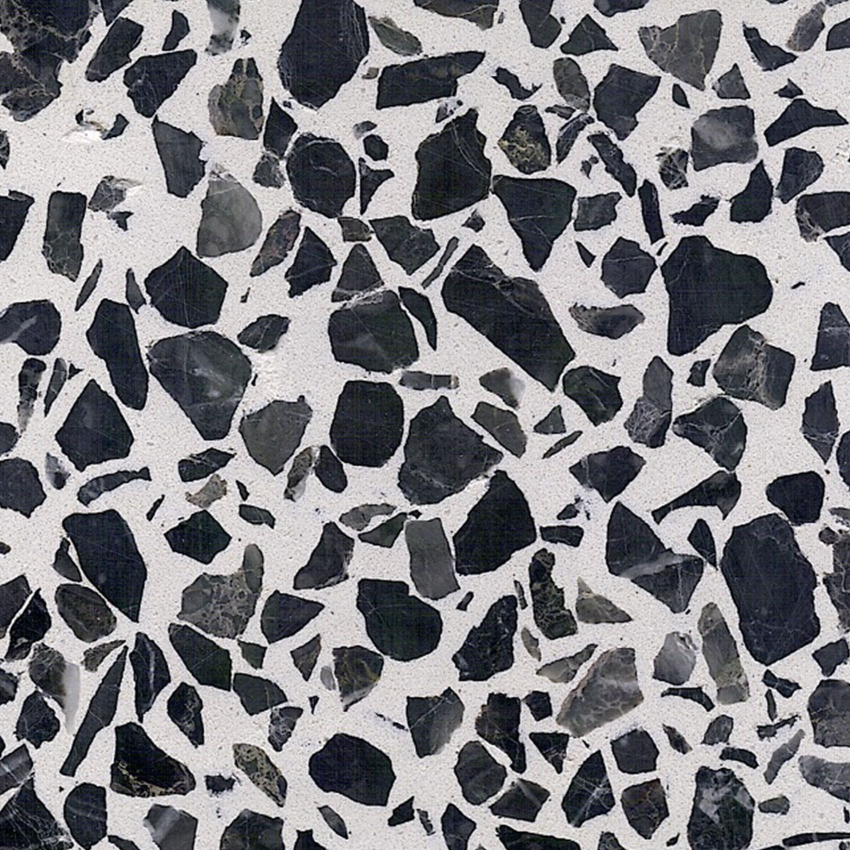
%> input picture MorfMat/stonePattern4.jpg, 1700 x 1700 px (shown at 1/2 size)
$ octave S2_BWAreaOpen.m   (GNU Octave 9; MATLAB toolbox functions it lacks are replaced by stand-ins)
%> lines starting %> are read from the running program, lines starting %| are printed output that depends on the picture; in (x1, y1, x2, y2) boxes, pixels count from 0 and x2, y2 are one past the last pixel; in counts of white or black regions, pixels touching at a corner belong together; the program's own positions count from 1
clc
close all
clear              % bwareaopen.m

imagen = imread('stonePattern4.jpg');
%> imagen is the input picture: size 1700x1700x3 uint8; mean R, G, B 125.6, 125.1, 129.4
imagen = rgb2gray(imagen);
%> imagen: size 1700x1700 uint8
         figure,colormap('gray'),imagesc(imagen);title('Imagen original e.g.');

imagen = imbinarize(imagen);    % ¿# de objetos conectados?
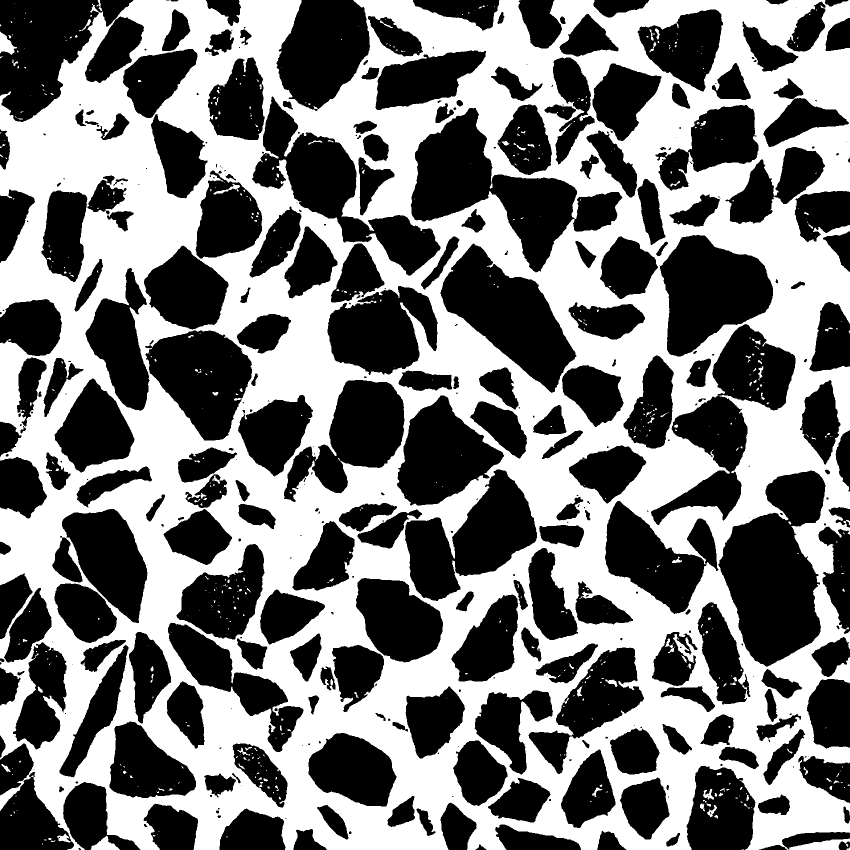
%> imagen: size 1700x1700 logical (shown at 1/2 size); 47.5% white; 640 white regions (521 under 20 px), largest, box (x1, y1, x2, y2) and area: (0, 0, 1700, 1700) 1360684, (0, 63, 34, 110) 837, (181, 1671, 240, 1700) 834
         unique(imagen);
         figure,colormap('gray'),imagesc(imagen);title('Imagen binaria');

%% Problema (1): ¿Cómo eliminar ruido en la imagen?

      imgRes = bwareaopen(imagen,500); % ¿# de objetos conectados?
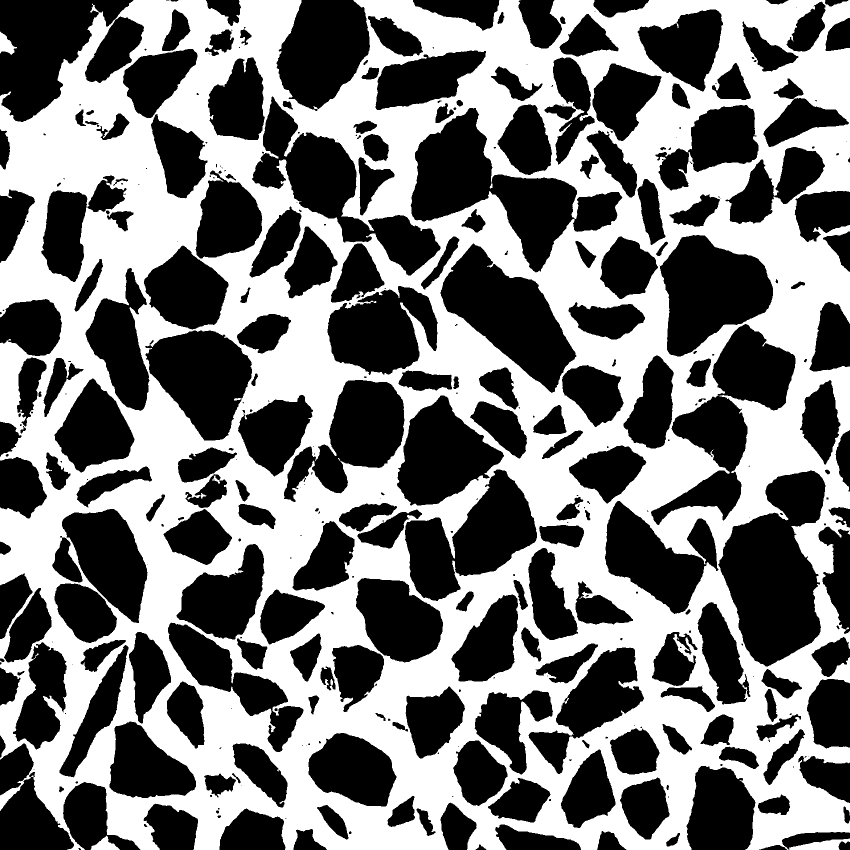
%> imgRes: size 1700x1700 logical (shown at 1/2 size); 47.1% white; 3 white regions, box (x1, y1, x2, y2) and area: (0, 0, 1700, 1700) 1360684, (0, 63, 34, 110) 837, (181, 1671, 240, 1700) 834
               figure,colormap('gray'),imagesc(imgRes);title('Imagen tras remover objetos pequeños');

      imgRes = double(~imgRes);
      imgRes = bwareaopen(imgRes,2000); % ¿# de objetos conectados?
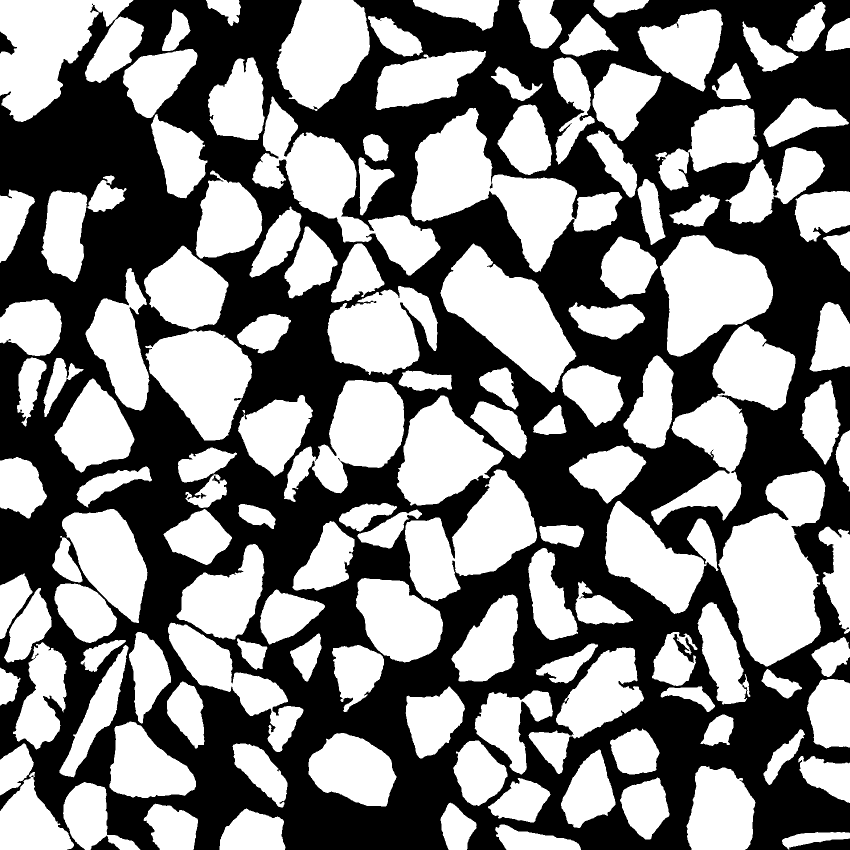
%> imgRes: size 1700x1700 logical (shown at 1/2 size); 50.8% white; 3 black regions, box (x1, y1, x2, y2) and area: (0, 0, 1700, 1700) 1419375, (0, 63, 34, 110) 837, (181, 1671, 240, 1700) 834
               figure,colormap('gray'),imagesc(imgRes);title('Imagen tras remover objetos pequeños');

      [imLbld,n] = bwlabel(imgRes);
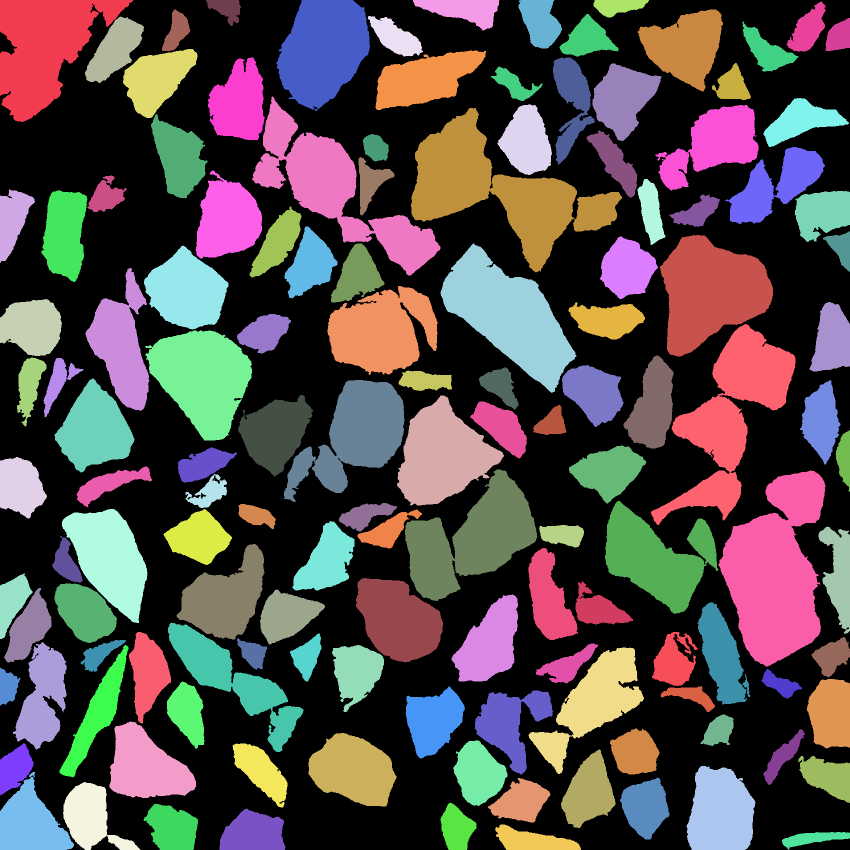
%> imLbld: size 1700x1700 double (shown at 1/2 size); 135 distinct labels, from 0 to 134; one colour per label, 0 black
%> n = 134

% The morphological open operation is an erosion followed by
% a dilation, using the same structuring element for both operations.


         ee = strel('disk',5);
     imgRes = double(imopen(imgRes,ee));
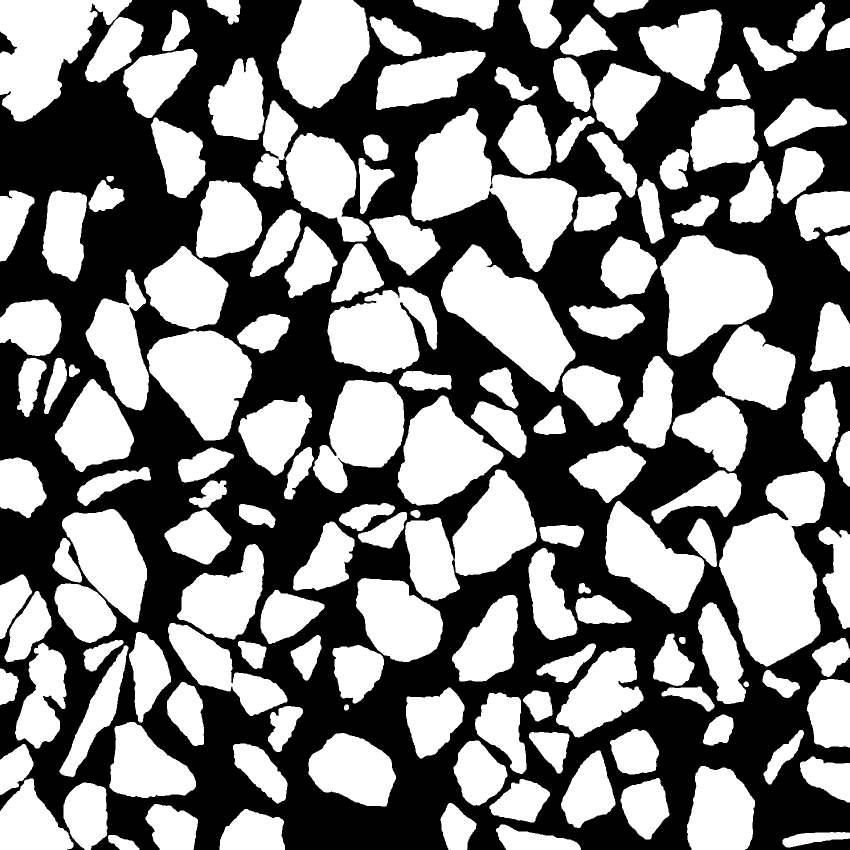
%> imgRes: size 1700x1700 double (shown at 1/2 size); values 0 (black) and 1 (white), 50.4% white; 2 black regions, box (x1, y1, x2, y2) and area: (0, 0, 1700, 1700) 1432240, (0, 63, 34, 110) 847
              figure,colormap('gray'),imagesc(imgRes);


% bwareopen.m suprime regiones de píxeles conectados de menos de x píxeles.

$ run again, with MorfMat/stonePattern3.jpg copied over MorfMat/stonePattern4.jpg
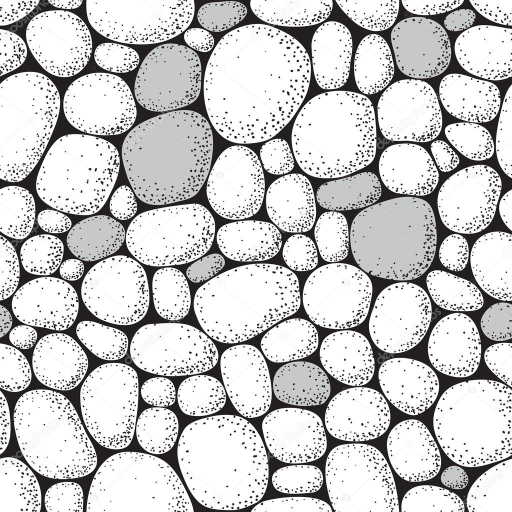
%> input picture MorfMat/stonePattern3.jpg, 1024 x 1024 px (shown at 1/2 size)
%> imagen is the input picture: size 1024x1024x3 uint8; mean R, G, B 202.2, 201.8, 202.2
%> `imagen = imbinarize(imagen);`:
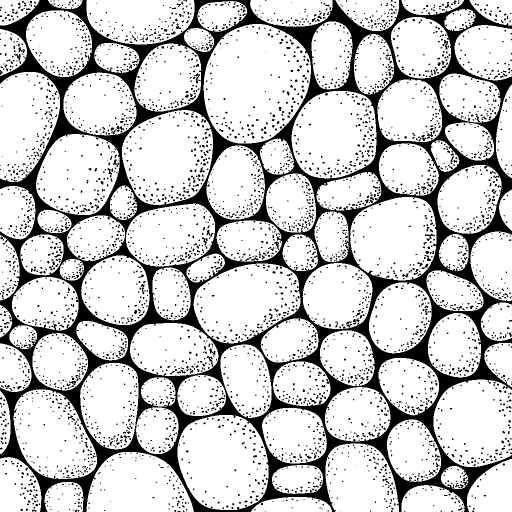
%> imagen: size 1024x1024 logical (shown at 1/2 size); 79.6% white; 4856 black regions (4527 under 20 px), largest, box (x1, y1, x2, y2) and area: (0, 0, 1024, 1024) 165687, (850, 467, 866, 482) 90, (388, 146, 400, 167) 87
%> imLbld: size 1024x1024 double; values 0 (black) and 1 (white), 15.8% white; 1 white region, box (x1, y1, x2, y2) and area: (0, 0, 1024, 1024) 165687
%> n = 1
%> `imgRes = double(imopen(imgRes,ee));`:
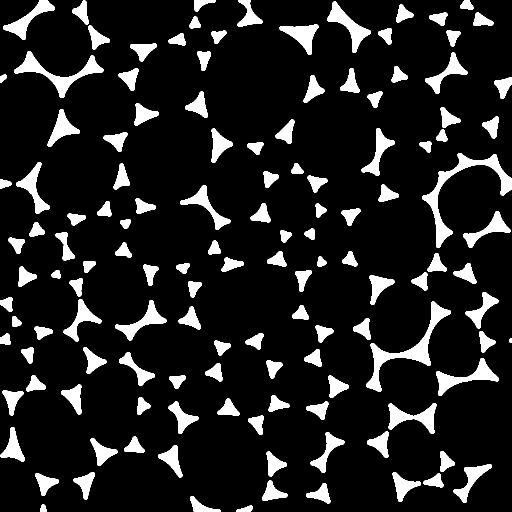
%> imgRes: size 1024x1024 double (shown at 1/2 size); values 0 (black) and 1 (white), 12.4% white; 132 white regions, largest, box (x1, y1, x2, y2) and area: (844, 306, 1024, 496) 5441, (732, 603, 902, 784) 5153, (28, 102, 207, 196) 3825
